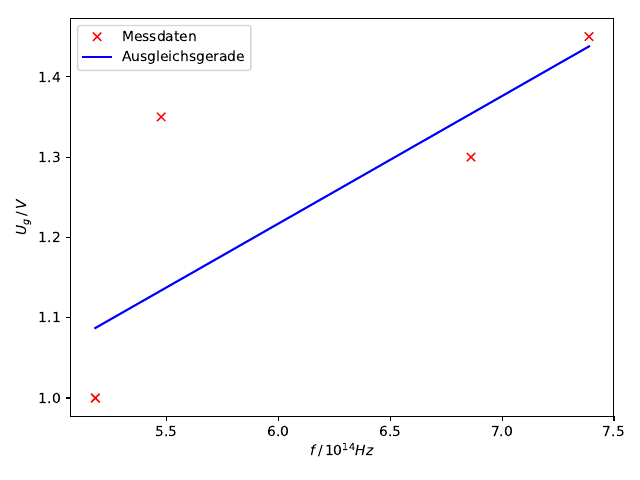

The script that saved this image:
import numpy as np
from uncertainties import ufloat
import matplotlib.pyplot as plt

l, U = np.genfromtxt('mess1.txt', unpack=True)

f = ((2.99*10**8)/(l*10**-9))/(10**14)

params, covariance_matrix = np.polyfit(f, U, deg=1, cov=True)

errors = np.sqrt(np.diag(covariance_matrix))

print('a = {:.15f} ± {:.15f}'.format(params[0], errors[0]))
print('b = {:.4f} ± {:.5f}'.format(params[1], errors[1]))

def gerade (x, m, b):
    return m*x+b

z = np.linspace(np.min(f), np.max(f))

plt.plot(f, U, 'rx', label='Messdaten')
plt.plot(z, gerade (z, *params), 'b-', label='Ausgleichsgerade')
plt.xlabel(r'$f \,/\, 10^{14} Hz$')
plt.ylabel(r'$U_g \,/\, V$')
plt.legend(loc='best')

plt.tight_layout()
plt.savefig('plot2.pdf')